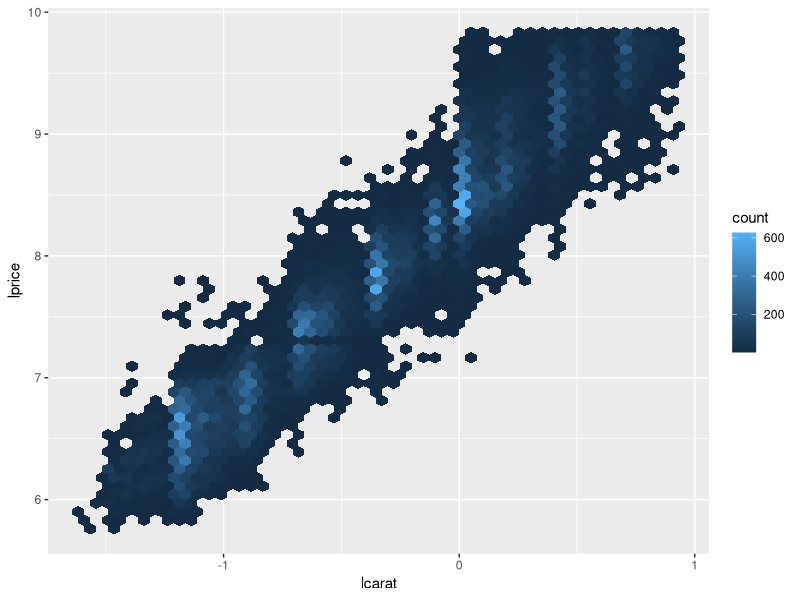
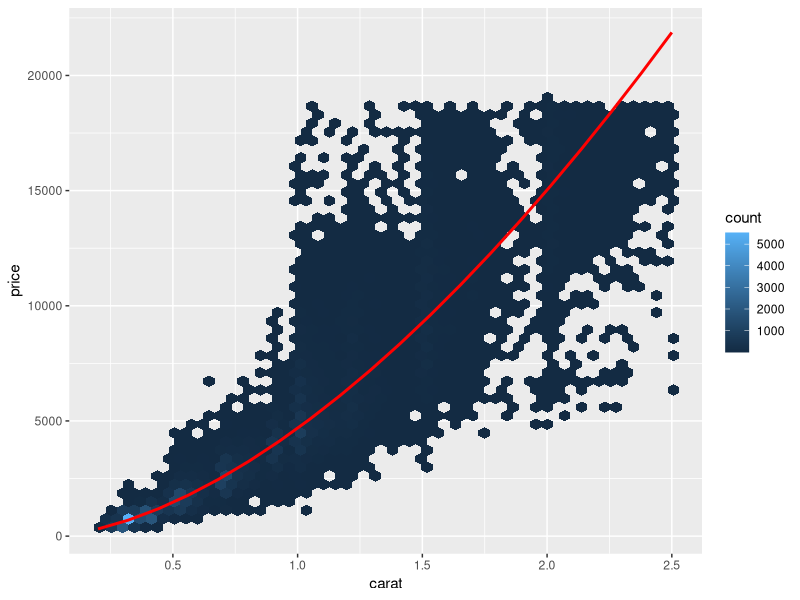

Recreate these plots in R, in order.
## ---- chunk 1
knitr::opts_chunk$set(echo = TRUE,
                      warning = FALSE,
                      message = FALSE)
library(tidyverse)
library(modelr)
## ---- chunk 2
diamonds2 <- diamonds %>% 
  filter(carat <= 2.5) %>% 
  mutate(lprice = log(price),
         lcarat = log(carat)
         )

ggplot(diamonds2, aes(lcarat, lprice)) + 
  geom_hex(bins = 50)
## ---- chunk 3
mod_diamond <- lm(lprice ~ lcarat, data = diamonds2)

grid <- diamonds2 %>% 
  data_grid(carat = seq_range(carat, 20)) %>% 
  mutate(lcarat = log(carat)) %>% 
  add_predictions(mod_diamond, "lprice") %>% 
  mutate(price = exp(lprice))

ggplot(diamonds2, aes(carat, price)) + 
  geom_hex(bins = 50) + 
  geom_line(data = grid, colour = "red", size = 1)
## ---- chunk 4

